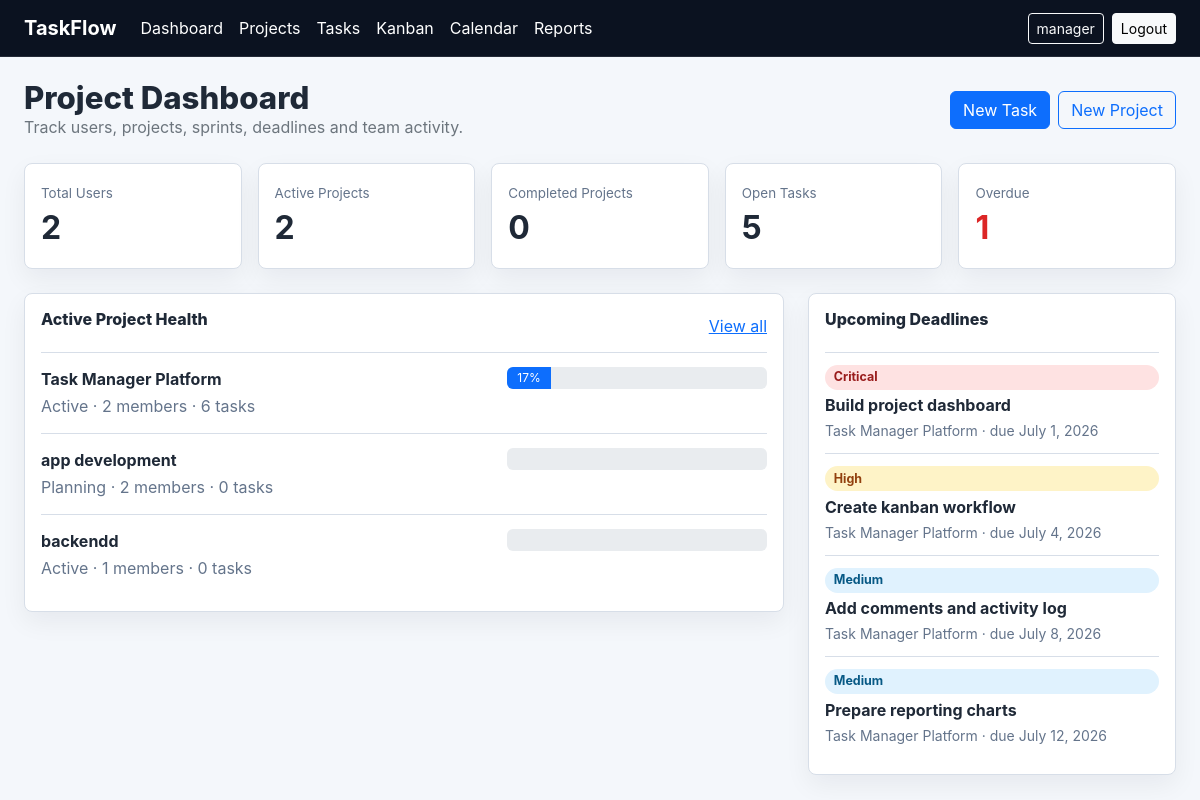
The app's page / (signed in) with its own data.
### core/models.py (models this page shows, shortened)
class Project(models.Model):
    STATUS_CHOICES = [
        ("planning", "Planning"),
        ("active", "Active"),
        ("on_hold", "On Hold"),
        ("completed", "Completed"),
        ("cancelled", "Cancelled"),
    ]
    name = models.CharField(max_length=160)
    description = models.TextField()
    start_date = models.DateField()
    end_date = models.DateField()
    status = models.CharField(max_length=20, choices=STATUS_CHOICES, default="planning")
    manager = models.ForeignKey(settings.AUTH_USER_MODEL, on_delete=models.CASCADE, related_name="managed_projects")
    members = models.ManyToManyField(settings.AUTH_USER_MODEL, related_name="projects", blank=True)
    @property
    def completion(self):
        total = self.tasks.count()
        if total == 0:
            return 0
        return round(self.tasks.filter(status="done").count() / total * 100)

class Task(models.Model):
    PRIORITY_CHOICES = [
        ("low", "Low"),
        ("medium", "Medium"),
        ("high", "High"),
        ("critical", "Critical"),
    ]
    STATUS_CHOICES = [
        ("todo", "To Do"),
        ("in_progress", "In Progress"),
        ("review", "Review"),
        ("done", "Done"),
        ("blocked", "Blocked"),
    ]
    title = models.CharField(max_length=180)
    description = models.TextField()
    project = models.ForeignKey(Project, on_delete=models.CASCADE, related_name="tasks")
    sprint = models.ForeignKey(Sprint, on_delete=models.SET_NULL, related_name="tasks", null=True, blank=True)
    priority = models.CharField(max_length=20, choices=PRIORITY_CHOICES, default="medium")
    status = models.CharField(max_length=20, choices=STATUS_CHOICES, default="todo")
    assignee = models.ForeignKey(settings.AUTH_USER_MODEL, on_delete=models.SET_NULL, related_name="assigned_tasks", null=True, blank=True)
    reviewers = models.ManyToManyField(settings.AUTH_USER_MODEL, related_name="review_tasks", blank=True)
    dependency = models.ForeignKey("self", on_delete=models.SET_NULL, null=True, blank=True)
    start_date = models.DateField()
    due_date = models.DateField()
    estimated_hours = models.DecimalField(max_digits=5, decimal_places=1, default=1)
    created_at = models.DateTimeField(auto_now_add=True)
    updated_at = models.DateTimeField(auto_now=True)

### core/views.py (the view)
# urls.py: path("", views.dashboard, name="dashboard"),
@login_required
def dashboard(request):
    _ensure_profile(request.user)
    tasks = Task.objects.select_related("project", "assignee").all()
    projects = Project.objects.prefetch_related("members").all()
    stats = {
        "users": User.objects.count(),
        "active_projects": projects.filter(status="active").count(),
        "completed_projects": projects.filter(status="completed").count(),
        "open_tasks": tasks.exclude(status="done").count(),
        "overdue": tasks.filter(due_date__lt=date.today()).exclude(status="done").count(),
    }
    upcoming = tasks.filter(due_date__gte=date.today()).order_by("due_date")[:6]
    activity = ActivityLog.objects.select_related("task", "user").order_by("-created_at")[:8]
    return render(request, "dashboard.html", {"stats": stats, "projects": projects[:5], "upcoming": upcoming, "activity": activity})

### core/views.py (called while the page is built)
def _ensure_profile(user):
    profile, _ = Profile.objects.get_or_create(
        user=user,
        defaults={"full_name": user.get_full_name() or user.username, "role": "manager"},
    )
    return profile

### templates/dashboard.html (shortened to what this page needs)
{% extends "base.html" %}
{% block content %}
<section class="container-fluid px-4 py-4">
  <div class="d-flex flex-wrap justify-content-between align-items-center gap-3 mb-4">
    <div>
      <h1 class="page-title">Project Dashboard</h1>
      <p class="text-secondary mb-0">Track users, projects, sprints, deadlines and team activity.</p>
    </div>
    <div class="d-flex gap-2">
      <a class="btn btn-primary" href="{% url 'task_create' %}">New Task</a>
      <a class="btn btn-outline-primary" href="{% url 'project_create' %}">New Project</a>
    </div>
  </div>
  <div class="metric-grid mb-4">
    <div class="metric"><span>Total Users</span><strong>{{ stats.users }}</strong></div>
    <div class="metric"><span>Active Projects</span><strong>{{ stats.active_projects }}</strong></div>
    <div class="metric"><span>Completed Projects</span><strong>{{ stats.completed_projects }}</strong></div>
    <div class="metric"><span>Open Tasks</span><strong>{{ stats.open_tasks }}</strong></div>
    <div class="metric danger"><span>Overdue</span><strong>{{ stats.overdue }}</strong></div>
  </div>
  <div class="row g-4">
    <div class="col-lg-8">
      <div class="panel">
        <div class="panel-head">
          <h2>Active Project Health</h2>
          <a href="{% url 'projects' %}">View all</a>
        </div>
        {% for project in projects %}
          <div class="project-row">
            <div>
              <strong>{{ project.name }}</strong>
              <p>{{ project.get_status_display }} · {{ project.members.count }} members · {{ project.tasks.count }} tasks</p>
            </div>
            <div class="progress project-progress">
              <div class="progress-bar" style="width: {{ project.completion }}%">{{ project.completion }}%</div>
            </div>
          </div>
        {% empty %}
          <p class="empty-state">No projects yet. Create one to start planning.</p>
        {% endfor %}
      </div>
    </div>
    <div class="col-lg-4">
      <div class="panel">
        <div class="panel-head"><h2>Upcoming Deadlines</h2></div>
        {% for task in upcoming %}
          <a class="task-link" href="{% url 'task_detail' task.pk %}">
            <span class="priority {{ task.priority }}">{{ task.get_priority_display }}</span>
            <strong>{{ task.title }}</strong>
            <small>{{ task.project.name }} · due {{ task.due_date }}</small>
          </a>
        {% empty %}
          <p class="empty-state">No upcoming tasks.</p>
        {% endfor %}
      </div>
    </div>
  </div>
</section>
{% endblock %}

### templates/base.html (shortened to what this page needs)
{% load static %}
<!doctype html>
<html lang="en">
<head>
  <link href="https://cdn.jsdelivr.net/npm/bootstrap@5.3.3/dist/css/bootstrap.min.css" rel="stylesheet">
  <link rel="stylesheet" href="{% static 'css/styles.css' %}">
</head>
<body>
  <nav class="navbar navbar-expand-lg app-nav sticky-top">
     <div class="container-fluid px-4">
      <a class="navbar-brand fw-bold" href="{% url 'dashboard' %}">TaskFlow</a>
      <div class="collapse navbar-collapse" id="mainNav">
        <ul class="navbar-nav me-auto mb-2 mb-lg-0">
          <li class="nav-item"><a class="nav-link" href="{% url 'dashboard' %}">Dashboard</a></li>
          <li class="nav-item"><a class="nav-link" href="{% url 'projects' %}">Projects</a></li>
          <li class="nav-item"><a class="nav-link" href="{% url 'tasks' %}">Tasks</a></li>
          <li class="nav-item"><a class="nav-link" href="{% url 'kanban' %}">Kanban</a></li>
          <li class="nav-item"><a class="nav-link" href="{% url 'calendar' %}">Calendar</a></li>
          <li class="nav-item"><a class="nav-link" href="{% url 'reports' %}">Reports</a></li>
        </ul>
        <div class="d-flex gap-2 align-items-center">
          {% if user.is_authenticated %}
            <a class="btn btn-sm btn-outline-light" href="{% url 'profile' %}">{{ user.username }}</a>
            <form method="post" action="{% url 'logout' %}">{% csrf_token %}
              <button class="btn btn-sm btn-light" type="submit">Logout</button>
            </form>
          {% else %}
            <a class="btn btn-sm btn-outline-light" href="{% url 'login' %}">Login</a>
            <a class="btn btn-sm btn-light" href="{% url 'register' %}">Register</a>
          {% endif %}
        </div>
      </div>
    </div>
  </nav>
  <main class="page-shell">
    {% block content %}{% endblock %}
  </main>
</body>
</html>

### static/css/styles.css (style rules this page uses)
:root { --ink: #1f2937; --muted: #64748b; --line: #d7dee8; --paper: #ffffff; --wash: #f4f7fb; --brand: #0f766e; --brand-2: #2563eb; --danger: #dc2626; }
body { background: var(--wash); color: var(--ink); font-family: Inter, system-ui, -apple-system, BlinkMacSystemFont, "Segoe UI", sans-serif; }
.app-nav { background: #0b1220; border-bottom: 1px solid rgba(255, 255, 255, .1); }
.app-nav .navbar-brand, .app-nav .nav-link { color: #fff; }
.page-shell { min-height: calc(100vh - 57px); }
.page-title { font-size: clamp(1.7rem, 2.6vw, 2.5rem); line-height: 1.1; margin: 0; font-weight: 800; }
.toolbar, .filter-bar, .metric-grid, .panel-head, .profile-panel { display: flex; align-items: center; gap: 1rem; }
.metric-grid { display: grid; grid-template-columns: repeat(auto-fit, minmax(160px, 1fr)); }
.metric, .panel, .project-card, .form-panel, .auth-panel { background: var(--paper); border: 1px solid var(--line); border-radius: 8px; box-shadow: 0 10px 26px rgba(15, 23, 42, .06); }
.metric { padding: 1rem; }
.metric span, .detail-grid span { color: var(--muted); font-size: .84rem; }
.metric strong { display: block; font-size: 2rem; }
.danger strong, .metric.danger strong { color: var(--danger); }
.panel { padding: 1rem; }
.panel h2, .kanban-column h2, .project-card h2 { font-size: 1rem; font-weight: 800; margin-bottom: .8rem; }
.panel-head { justify-content: space-between; margin-bottom: .6rem; }
.project-row, .report-row { display: flex; justify-content: space-between; gap: 1rem; border-top: 1px solid var(--line); padding: .9rem 0; }
.project-row p { margin: .2rem 0 0; color: var(--muted); }
.project-progress { width: min(260px, 45%); height: 22px; }
.project-card p, .card-meta, .task-link small, .kanban-card small { color: var(--muted); }
.status, .priority { display: inline-flex; align-items: center; border-radius: 999px; padding: .2rem .55rem; font-size: .78rem; font-weight: 700; background: #e2e8f0; }
.priority.medium { background: #e0f2fe; color: #075985; }
.priority.high { background: #fef3c7; color: #92400e; }
.priority.critical { background: #fee2e2; color: #991b1b; }
.task-link { display: grid; gap: .2rem; text-decoration: none; color: var(--ink); border-top: 1px solid var(--line); padding: .75rem 0; }

### records on screen
Project: name "Task Manager Platform", status "Active", members.count "2", tasks.count "6", completion "17"
Project: name "app development", status "Planning", members.count "2", tasks.count "0"
Project: name "backendd", status "Active", members.count "1", tasks.count "0"
Task: priority "Critical", title "Build project dashboard", project.name "Task Manager Platform", due_date "July 1, 2026"
Task: priority "High", title "Create kanban workflow", project.name "Task Manager Platform", due_date "July 4, 2026"
Task: priority "Medium", title "Add comments and activity log", project.name "Task Manager Platform", due_date "July 8, 2026"
Task: priority "Medium", title "Prepare reporting charts", project.name "Task Manager Platform", due_date "July 12, 2026"

### other values on screen
{{ user.username }} "manager"
{{ stats.users }} "2"
{{ stats.active_projects }} "2"
{{ stats.completed_projects }} "0"
{{ stats.open_tasks }} "5"
{{ stats.overdue }} "1"
